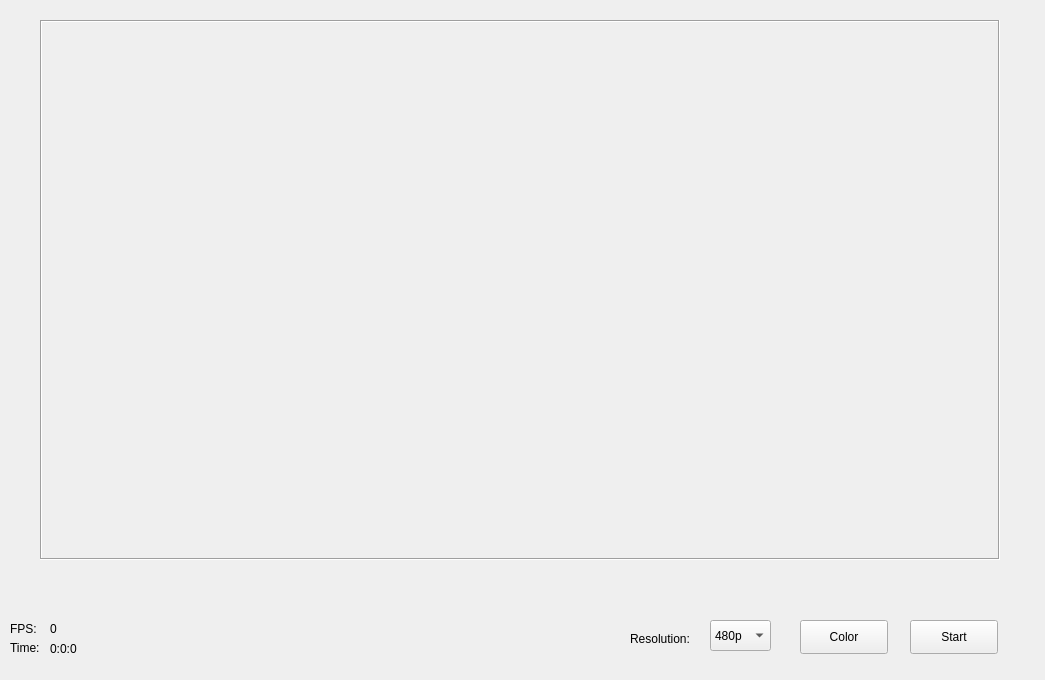
<?xml version="1.0" encoding="UTF-8"?>
<ui version="4.0">
 <class>MainWindow</class>
 <widget class="QMainWindow" name="MainWindow">
  <property name="geometry">
   <rect>
    <x>0</x>
    <y>0</y>
    <width>1045</width>
    <height>680</height>
   </rect>
  </property>
  <property name="windowTitle">
   <string>RealSense Recorder</string>
  </property>
  <widget class="QWidget" name="centralwidget">
   <widget class="QPushButton" name="startButton">
    <property name="geometry">
     <rect>
      <x>910</x>
      <y>620</y>
      <width>88</width>
      <height>34</height>
     </rect>
    </property>
    <property name="text">
     <string>Start</string>
    </property>
   </widget>
   <widget class="QLabel" name="viewLabel">
    <property name="geometry">
     <rect>
      <x>40</x>
      <y>20</y>
      <width>960</width>
      <height>540</height>
     </rect>
    </property>
    <property name="frameShape">
     <enum>QFrame::Box</enum>
    </property>
    <property name="frameShadow">
     <enum>QFrame::Sunken</enum>
    </property>
    <property name="text">
     <string/>
    </property>
    <property name="alignment">
     <set>Qt::AlignCenter</set>
    </property>
   </widget>
   <widget class="QPushButton" name="switchSourceButton">
    <property name="geometry">
     <rect>
      <x>800</x>
      <y>620</y>
      <width>88</width>
      <height>34</height>
     </rect>
    </property>
    <property name="text">
     <string>Color</string>
    </property>
   </widget>
   <widget class="QLabel" name="fpsLabel">
    <property name="geometry">
     <rect>
      <x>10</x>
      <y>620</y>
      <width>41</width>
      <height>18</height>
     </rect>
    </property>
    <property name="text">
     <string>FPS:</string>
    </property>
   </widget>
   <widget class="QLabel" name="fpsValLabel">
    <property name="geometry">
     <rect>
      <x>50</x>
      <y>620</y>
      <width>58</width>
      <height>18</height>
     </rect>
    </property>
    <property name="text">
     <string>0</string>
    </property>
   </widget>
   <widget class="QLabel" name="timeLabel">
    <property name="geometry">
     <rect>
      <x>10</x>
      <y>640</y>
      <width>41</width>
      <height>16</height>
     </rect>
    </property>
    <property name="text">
     <string>Time:</string>
    </property>
   </widget>
   <widget class="QLabel" name="timeValLabel">
    <property name="geometry">
     <rect>
      <x>50</x>
      <y>640</y>
      <width>58</width>
      <height>18</height>
     </rect>
    </property>
    <property name="text">
     <string>0:0:0</string>
    </property>
   </widget>
   <widget class="QLabel" name="resolutionLabel">
    <property name="geometry">
     <rect>
      <x>630</x>
      <y>630</y>
      <width>81</width>
      <height>18</height>
     </rect>
    </property>
    <property name="text">
     <string>Resolution:</string>
    </property>
   </widget>
   <widget class="QComboBox" name="resolutionBox">
    <property name="geometry">
     <rect>
      <x>710</x>
      <y>620</y>
      <width>61</width>
      <height>31</height>
     </rect>
    </property>
    <item>
     <property name="text">
      <string>480p</string>
     </property>
    </item>
    <item>
     <property name="text">
      <string>720p</string>
     </property>
    </item>
   </widget>
  </widget>
 </widget>
 <resources/>
 <connections/>
</ui>
